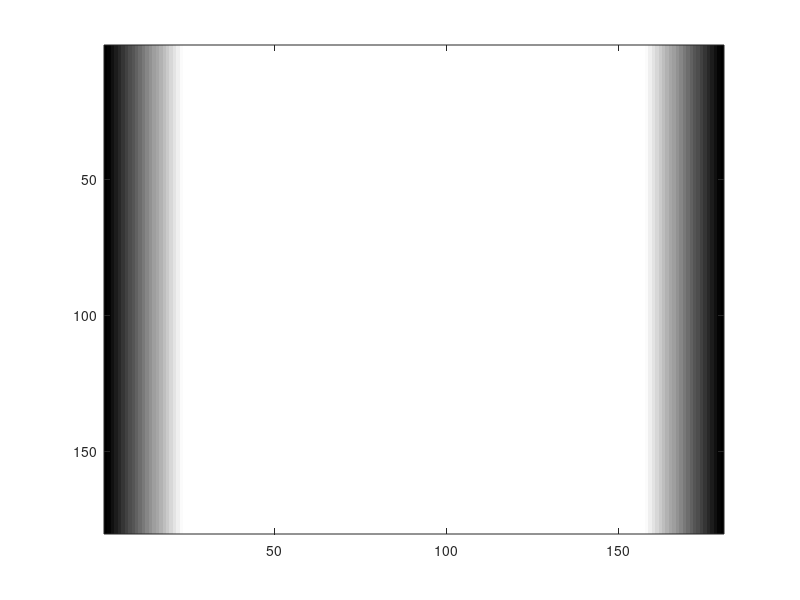

Reproduce this figure in MATLAB.
M = zeros(180,180);
for i=1:180
    for j=1:90
        M(i,j) = floor(((j-1)/89)*255);
    end
    for j=91:180
        M(i,j) = floor(((180-j)/89) * 255);
    end
end
    
image(M);
colormap('gray')
